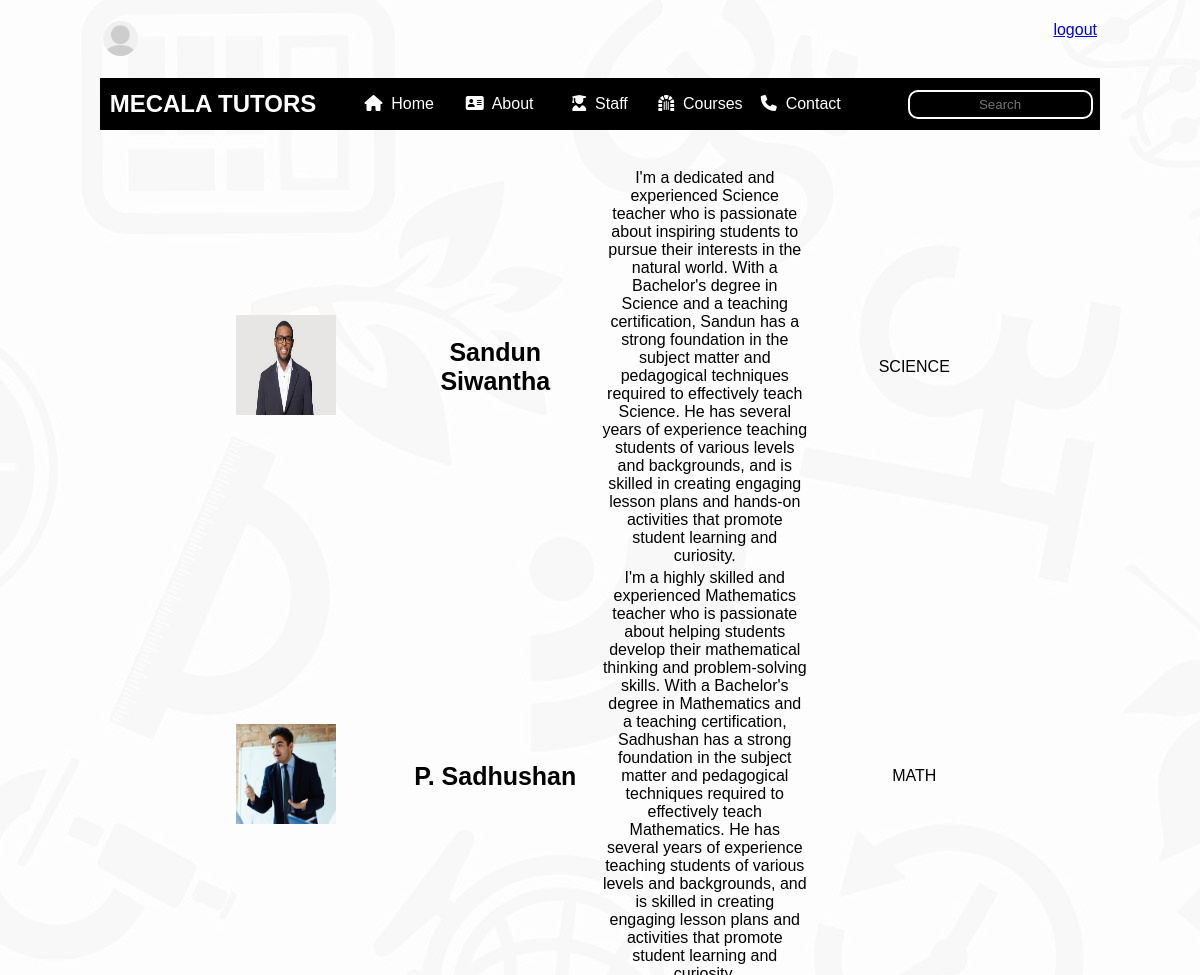
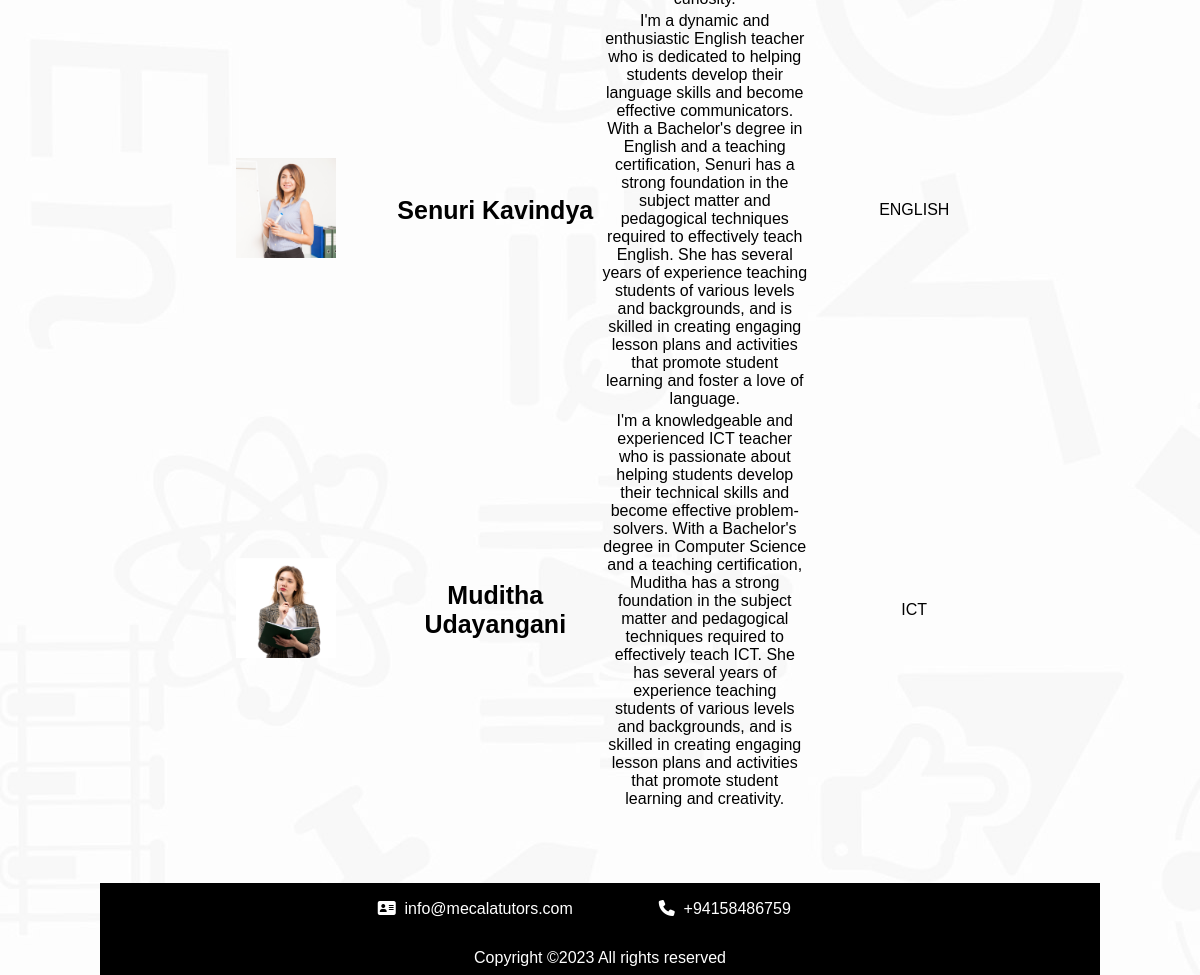
Screenshot of /trash/staffORG.php with the database file from the repository (2 pictures, top to bottom).
### tables this page shows
CREATE TABLE IF NOT EXISTS `teach_user_form2` (
  `id` int(100) NOT NULL AUTO_INCREMENT,
  `name` varchar(100) NOT NULL,
  `email` varchar(100) NOT NULL,
  `subject` varchar(100) NOT NULL,
  `password` varchar(100) NOT NULL,
  `image` varchar(100) NOT NULL,
  `info` varchar(2000) NOT NULL,
  `ProLink` varchar(100) DEFAULT 'sample.php',
  PRIMARY KEY (`id`)
);

### trash/staffORG.php (the view, shortened to what this page needs)
<?php
    include 'config.php';
?>
<!DOCTYPE html>
<html>
    <link rel="stylesheet" type="text/css" href="https://cdnjs.cloudflare.com/ajax/libs/font-awesome/6.3.0/css/all.min.css">
    <head>
    </head>
    <body>
        <br>
        <div class="Header_Section" align="center">
            <div class="header">
                <table align="center" width="100%">
                    <tr>
                        <td align="left" class="propicArea">
                                                            <div class="propicArea">
                                         <?php
                                            if($fetch['image'] == ''){
                                               echo '<img src="default-avatar.png" " class="profilePic">';
                                            }else{
                                               echo '<img src="uploaded_img/'.$fetch['image'].'" class="profilePic">';
                                            }
                                         ?>
                                <div>&nbsp;&nbsp;<?php echo $fetch['name']; ?> <br> &nbsp;&nbsp;<?php echo $fetch['email']; ?></div>
                            </div>
                        </td>
                       <td  id="btnofloginm"><a href="index2.php" class="delete-btn">logout</a>
</td>
                    </tr>
                </table>
            </div>
            <br>
            <div class="menu">
                <table align="center" width="100%">
                    <tr>
                        <td width="25%"><h2 class="Site">&nbsp;MECALA TUTORS</h2></td>
                        <td width="10%" class="nav"><a href="index.php" class="nav"><i class="fa fa-home"></i>&nbsp Home</a></td>
                        <td width="10%" class="nav"><a href="index.php#aboutus_section" class="nav"><i class="fa-solid fa-address-card"></i>&nbsp About</a></td>
                        <td width="10%" class="nav"><a href="index.php#teacher_section" class="nav"><i class="fa-solid fa-user-graduate"></i>&nbsp Staff</a></td>
                        <td width="10%" class="nav"><a href="index.php#Course_section" class="nav"><i class="fa-solid fa-dungeon"></i>&nbsp Courses</a></td>
                        <td width="10%" class="nav"><a href="index.php#contact" class="nav"><i class="fa-solid fa-phone"></i>&nbsp Contact</a></td>
                        <td width="25%" class="Search" align="right"><input type="text" name="" class="Search" placeholder="Search">&nbsp;</td>
                    </tr>
                </table>
            </div>
        </div>
        <br>
        <br>
<div class="container" align="center">
    <table class="imagetable" border="0" align="center" width="70%">
        <tbody>
            <?php
                $query = "SELECT * FROM teach_user_form2";
                $r =mysqli_query($conn,$query);
                while($row=mysqli_fetch_assoc($r)){
            ?>
            <tr>
                <td  width="25%" height="100" align="center">
                    <a href="profiles_lec/<?php echo $row['ProLink']?>">
                        <img src="../uploaded_img/<?php echo $row['image'] ?>" class="imgdata" >
                    </a>
                </td>
                <td width="25%" height="100" align="center" id="tablename"><?php echo $row['name'] ?></td>
                <td width="25%" height="100" align="center" id="tabledescrip"> <?php echo $row['info'] ?></p></td>
                <td width="25%" height="100" align="center" id="tabledescrip"> <?php echo $row['subject'] ?></p></td>
            </tr>
            <?php
                }
            ?>
        </tbody>
    </table>
</div>
<br><br><br><br>
<div id="contact">
    <div class="contact">
        <div class="teacher_section">
            <div class="teacher">
                <div class="menu">
                <table align="center" width="100%">
                    <tr>
                        <td width="25%"><h2 class="Site">&nbsp;</h2></td>
                        <td width="25%" class="nav"><i class="fa-solid fa-address-card"></i>&nbsp info@mecalatutors.com</td>
                        <td width="25%" class="nav"><i class="fa-solid fa-phone"></i>&nbsp +94158486759</td>
                        <td width="25%" class="Search" align="right">&nbsp;</td>
                    </tr>
                    <tr><td colspan="4" align="center"><br>Copyright &copy;2023 All rights reserved</td></tr>
                </table>
            </div>
        </div>
            </div>
        </div>
    </div>
    </body>
</html>

### trash/staffORG.php (style rules this page uses)
h1,h2,h3,h4,h5,h6,div,p,table,body { padding: 0px; margin: 0px; border: 0px; }
body { font-family: 'Poppins', sans-serif; color: black; background-image: url(../images/body-bg.jpg); }
.Header_Section,.welcome_section, .aboutus_section, .count_section, .teacher_section { margin-left: 100px; margin-right: 100px; }
.profilePic { float: left; width: 35px; height: 35px; border-radius: 35px; }
.propicArea { vertical-align: middle; }
td.nav { text-align: center; padding-top: 10px; padding-bottom: 10px; }
a.nav { text-decoration: none; color: white; }
.menu { background-color: black; color: white; padding-top: 5px; padding-bottom: 5px; }
input.Search { border-radius: 10px; border-color: white; border-style: solid; color: white; background-color: black; padding-top: 5px; padding-bottom: 5px; text-align: center; }
#btnofloginm { text-align: right; display: block; }
.imgdata { width: 100px; height:100px; object-fit: fit; margin: 0px auto; }
#tablename { font-weight: bold; font-size: 25px; }

### rows the page displays
teach_user_form2: image (picture), name "Sandun Siwantha", info "I'm a dedicated and experienced Science teacher who is passionate about inspiring students to pursue their interests in the natural world. With a Bachelor's degree in Science and a teaching certification, Sandun has a strong foundation in the subject matter and pedagogical techniques required to effectively teach Science. He has several years of experience teaching students of various levels and backgrounds, and is skilled in creating engaging lesson plans and hands-on activities that promote student learning and curiosity.", subject "SCIENCE"
teach_user_form2: image (picture), name "P. Sadhushan", info "I'm a highly skilled and experienced Mathematics teacher who is passionate about helping students develop their mathematical thinking and problem-solving skills. With a Bachelor's degree in Mathematics and a teaching certification, Sadhushan has a strong foundation in the subject matter and pedagogical techniques required to effectively teach Mathematics. He has several years of experience teaching students of various levels and backgrounds, and is skilled in creating engaging lesson plans and activities that promote student learning and curiosity.", subject "MATH"
teach_user_form2: image (picture), name "Senuri Kavindya", info "I'm a dynamic and enthusiastic English teacher who is dedicated to helping students develop their language skills and become effective communicators. With a Bachelor's degree in English and a teaching certification, Senuri has a strong foundation in the subject matter and pedagogical techniques required to effectively teach English. She has several years of experience teaching students of various levels and backgrounds, and is skilled in creating engaging lesson plans and activities that promote student learning and foster a love of language.", subject "ENGLISH"
teach_user_form2: image (picture), name "Muditha Udayangani", info "I'm a knowledgeable and experienced ICT teacher who is passionate about helping students develop their technical skills and become effective problem-solvers. With a Bachelor's degree in Computer Science and a teaching certification, Muditha has a strong foundation in the subject matter and pedagogical techniques required to effectively teach ICT. She has several years of experience teaching students of various levels and backgrounds, and is skilled in creating engaging lesson plans and activities that promote student learning and creativity.", subject "ICT"
